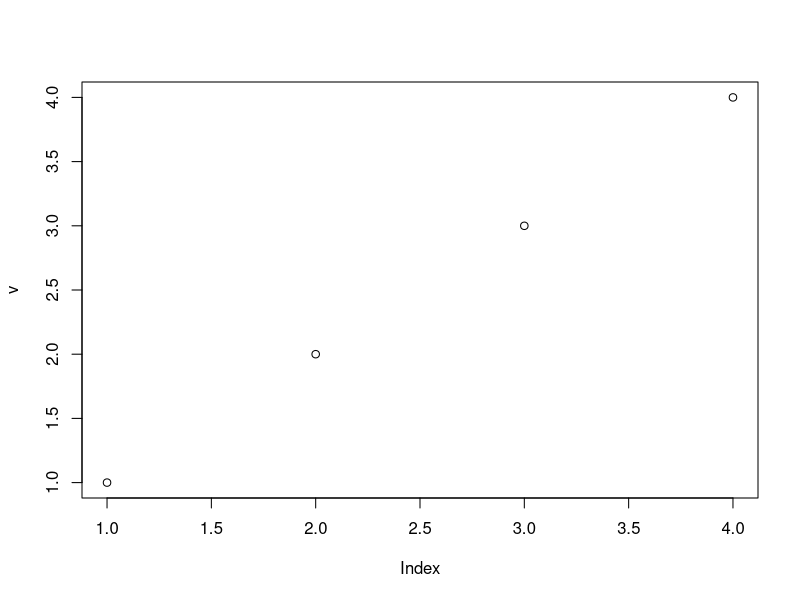
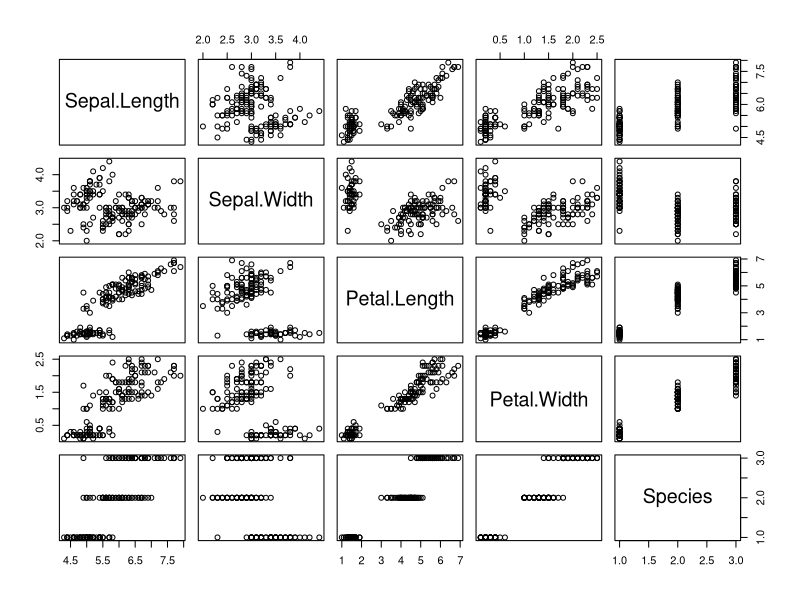
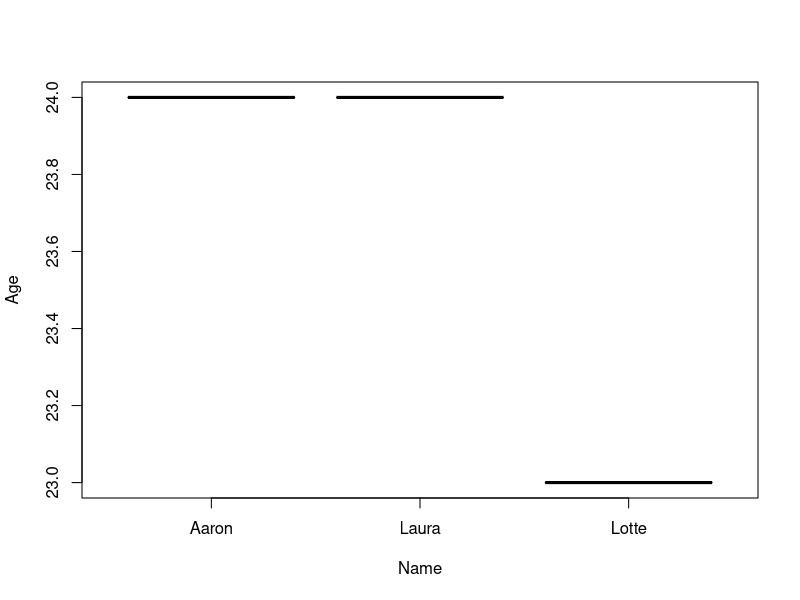
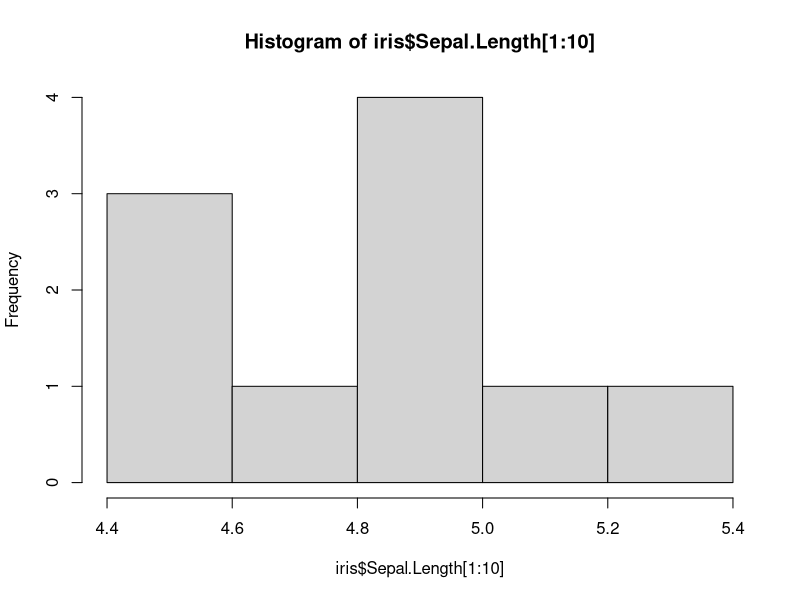

Reproduce these figures in R, in order. (Note: this script raises an error after producing the figures.)
v <- c(1, 2, 3, 4)
print(v)

plot(v)

data(iris)
data(rivers)
stem(rivers)

print(rivers)
plot(iris)

d <- data.frame(factor(c("Aaron", "Lotte", "Laura")), c(24, 23, 24))
names(d) <- c("Name", "Age")
plot(d)

#hist(iris)

print(iris$Sepal.Length[1:4])

hist(iris$Sepal.Length[1:10])
summary(iris$Sepal.Length)

model <- glm(iris$Sepal.Length ~ iris$Petal.Length, family = binom)

ages <- read.csv("./test.csv")
ages$Name <- factor(ages$Name)
plot(ages)

plot(model)

